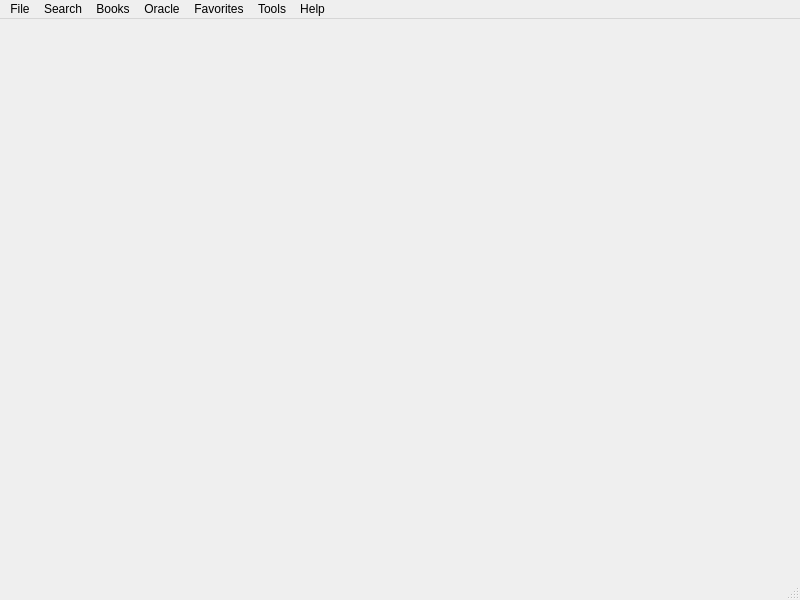
<?xml version="1.0" encoding="UTF-8"?>
<ui version="4.0">
 <class>MainWindow</class>
 <widget class="QMainWindow" name="MainWindow">
  <property name="geometry">
   <rect>
    <x>0</x>
    <y>0</y>
    <width>800</width>
    <height>600</height>
   </rect>
  </property>
  <property name="windowTitle">
   <string>MGrep 2.0</string>
  </property>
  <property name="windowIcon">
   <iconset resource="resource.qrc">
    <normaloff>:/icons/icons/MGrep.ico</normaloff>:/icons/icons/MGrep.ico</iconset>
  </property>
  <widget class="QWidget" name="centralwidget"/>
  <widget class="QMenuBar" name="menubar">
   <property name="geometry">
    <rect>
     <x>0</x>
     <y>0</y>
     <width>800</width>
     <height>26</height>
    </rect>
   </property>
   <widget class="QMenu" name="menuFile">
    <property name="title">
     <string>File</string>
    </property>
    <addaction name="actionSave_the_windows_position"/>
    <addaction name="actionReset_main_window_position"/>
    <addaction name="actionFactory_reset"/>
    <addaction name="separator"/>
    <addaction name="actionExit"/>
   </widget>
   <widget class="QMenu" name="menuSearch">
    <property name="title">
     <string>Search</string>
    </property>
    <addaction name="actionSearch_string"/>
    <addaction name="actionFiles_in_system"/>
    <addaction name="separator"/>
    <addaction name="actionImage_link_in_web_page"/>
   </widget>
   <widget class="QMenu" name="menuBooks">
    <property name="title">
     <string>Books</string>
    </property>
    <addaction name="actionPhone_book"/>
    <addaction name="actionEmail_book"/>
   </widget>
   <widget class="QMenu" name="menuOracle">
    <property name="title">
     <string>Oracle</string>
    </property>
    <addaction name="actionRecompiler"/>
    <addaction name="actionLooks"/>
    <addaction name="actionSessions"/>
    <addaction name="actionJobs_status"/>
    <addaction name="actionTables_sizes"/>
   </widget>
   <widget class="QMenu" name="menuFavorites">
    <property name="title">
     <string>Favorites</string>
    </property>
    <addaction name="actionFiles"/>
    <addaction name="actionDirectories"/>
   </widget>
   <widget class="QMenu" name="menuTools">
    <property name="title">
     <string>Tools</string>
    </property>
    <addaction name="actionImport_Export"/>
    <addaction name="actionAscii_Graphics_generator"/>
   </widget>
   <widget class="QMenu" name="menuHelp">
    <property name="title">
     <string>Help</string>
    </property>
    <addaction name="actionHelp"/>
    <addaction name="actionProgram_info"/>
    <addaction name="actionChange_log"/>
    <addaction name="actionConsole"/>
   </widget>
   <addaction name="menuFile"/>
   <addaction name="menuSearch"/>
   <addaction name="menuBooks"/>
   <addaction name="menuOracle"/>
   <addaction name="menuFavorites"/>
   <addaction name="menuTools"/>
   <addaction name="menuHelp"/>
  </widget>
  <widget class="QStatusBar" name="statusbar"/>
  <action name="actionSave_the_windows_position">
   <property name="icon">
    <iconset resource="resource.qrc">
     <normaloff>:/icons/icons/disk.gif</normaloff>:/icons/icons/disk.gif</iconset>
   </property>
   <property name="text">
    <string>Save the windows position</string>
   </property>
  </action>
  <action name="actionReset_main_window_position">
   <property name="icon">
    <iconset resource="resource.qrc">
     <normaloff>:/icons/icons/centre.gif</normaloff>:/icons/icons/centre.gif</iconset>
   </property>
   <property name="text">
    <string>Reset main window position</string>
   </property>
  </action>
  <action name="actionFactory_reset">
   <property name="icon">
    <iconset resource="resource.qrc">
     <normaloff>:/icons/icons/factory.gif</normaloff>:/icons/icons/factory.gif</iconset>
   </property>
   <property name="text">
    <string>Factory reset</string>
   </property>
  </action>
  <action name="actionExit">
   <property name="icon">
    <iconset resource="resource.qrc">
     <normaloff>:/icons/icons/kill.gif</normaloff>:/icons/icons/kill.gif</iconset>
   </property>
   <property name="text">
    <string>Exit</string>
   </property>
  </action>
  <action name="actionSearch_string">
   <property name="icon">
    <iconset resource="resource.qrc">
     <normaloff>:/icons/icons/search_string.gif</normaloff>:/icons/icons/search_string.gif</iconset>
   </property>
   <property name="text">
    <string>String in the code source</string>
   </property>
  </action>
  <action name="actionFiles_in_system">
   <property name="icon">
    <iconset resource="resource.qrc">
     <normaloff>:/icons/icons/search_file.gif</normaloff>:/icons/icons/search_file.gif</iconset>
   </property>
   <property name="text">
    <string>Files in system</string>
   </property>
  </action>
  <action name="actionImage_link_in_web_page">
   <property name="icon">
    <iconset resource="resource.qrc">
     <normaloff>:/icons/icons/paint.gif</normaloff>:/icons/icons/paint.gif</iconset>
   </property>
   <property name="text">
    <string>Image link in web page</string>
   </property>
  </action>
  <action name="actionPhone_book">
   <property name="icon">
    <iconset resource="resource.qrc">
     <normaloff>:/icons/icons/phone.gif</normaloff>:/icons/icons/phone.gif</iconset>
   </property>
   <property name="text">
    <string>Phone book</string>
   </property>
  </action>
  <action name="actionEmail_book">
   <property name="icon">
    <iconset resource="resource.qrc">
     <normaloff>:/icons/icons/mail.gif</normaloff>:/icons/icons/mail.gif</iconset>
   </property>
   <property name="text">
    <string>Email book</string>
   </property>
  </action>
  <action name="actionRecompiler">
   <property name="icon">
    <iconset resource="resource.qrc">
     <normaloff>:/icons/icons/gears.gif</normaloff>:/icons/icons/gears.gif</iconset>
   </property>
   <property name="text">
    <string>Recompiler</string>
   </property>
  </action>
  <action name="actionLooks">
   <property name="icon">
    <iconset resource="resource.qrc">
     <normaloff>:/icons/icons/lock.gif</normaloff>:/icons/icons/lock.gif</iconset>
   </property>
   <property name="text">
    <string>Looks</string>
   </property>
  </action>
  <action name="actionSessions">
   <property name="icon">
    <iconset resource="resource.qrc">
     <normaloff>:/icons/icons/table.gif</normaloff>:/icons/icons/table.gif</iconset>
   </property>
   <property name="text">
    <string>Sessions</string>
   </property>
  </action>
  <action name="actionJobs_status">
   <property name="icon">
    <iconset resource="resource.qrc">
     <normaloff>:/icons/icons/oracle.gif</normaloff>:/icons/icons/oracle.gif</iconset>
   </property>
   <property name="text">
    <string>Jobs status</string>
   </property>
  </action>
  <action name="actionTables_sizes">
   <property name="icon">
    <iconset resource="resource.qrc">
     <normaloff>:/icons/icons/compile.gif</normaloff>:/icons/icons/compile.gif</iconset>
   </property>
   <property name="text">
    <string>Tables sizes</string>
   </property>
  </action>
  <action name="actionFiles">
   <property name="icon">
    <iconset resource="resource.qrc">
     <normaloff>:/icons/icons/favorites_files.gif</normaloff>:/icons/icons/favorites_files.gif</iconset>
   </property>
   <property name="text">
    <string>Files</string>
   </property>
  </action>
  <action name="actionDirectories">
   <property name="icon">
    <iconset resource="resource.qrc">
     <normaloff>:/icons/icons/favorites_directories.gif</normaloff>:/icons/icons/favorites_directories.gif</iconset>
   </property>
   <property name="text">
    <string>Directories</string>
   </property>
  </action>
  <action name="actionImport_Export">
   <property name="icon">
    <iconset resource="resource.qrc">
     <normaloff>:/icons/icons/db.gif</normaloff>:/icons/icons/db.gif</iconset>
   </property>
   <property name="text">
    <string>Import-Export</string>
   </property>
  </action>
  <action name="actionAscii_Graphics_generator">
   <property name="icon">
    <iconset resource="resource.qrc">
     <normaloff>:/icons/icons/font.gif</normaloff>:/icons/icons/font.gif</iconset>
   </property>
   <property name="text">
    <string>Ascii Graphics generator</string>
   </property>
  </action>
  <action name="actionHelp">
   <property name="icon">
    <iconset resource="resource.qrc">
     <normaloff>:/icons/icons/help.gif</normaloff>:/icons/icons/help.gif</iconset>
   </property>
   <property name="text">
    <string>Help</string>
   </property>
  </action>
  <action name="actionProgram_info">
   <property name="icon">
    <iconset resource="resource.qrc">
     <normaloff>:/icons/icons/info.gif</normaloff>:/icons/icons/info.gif</iconset>
   </property>
   <property name="text">
    <string>Program info</string>
   </property>
  </action>
  <action name="actionChange_log">
   <property name="icon">
    <iconset resource="resource.qrc">
     <normaloff>:/icons/icons/history.gif</normaloff>:/icons/icons/history.gif</iconset>
   </property>
   <property name="text">
    <string>Change log</string>
   </property>
  </action>
  <action name="actionConsole">
   <property name="icon">
    <iconset resource="resource.qrc">
     <normaloff>:/icons/icons/console.gif</normaloff>:/icons/icons/console.gif</iconset>
   </property>
   <property name="text">
    <string>Console</string>
   </property>
  </action>
 </widget>
 <resources>
  <include location="resource.qrc"/>
 </resources>
 <connections>
  <connection>
   <sender>actionExit</sender>
   <signal>triggered()</signal>
   <receiver>MainWindow</receiver>
   <slot>close()</slot>
   <hints>
    <hint type="sourcelabel">
     <x>-1</x>
     <y>-1</y>
    </hint>
    <hint type="destinationlabel">
     <x>319</x>
     <y>239</y>
    </hint>
   </hints>
  </connection>
  <connection>
   <sender>actionSearch_string</sender>
   <signal>triggered()</signal>
   <receiver>MainWindow</receiver>
   <slot>slot_actionSearch_string()</slot>
   <hints>
    <hint type="sourcelabel">
     <x>-1</x>
     <y>-1</y>
    </hint>
    <hint type="destinationlabel">
     <x>399</x>
     <y>299</y>
    </hint>
   </hints>
  </connection>
 </connections>
 <slots>
  <slot>slot_actionSearch_string()</slot>
 </slots>
</ui>
